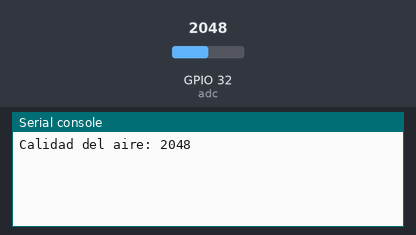
The program below on a simulated ESP32 board running MicroPython. On the bench: the last lines printed to the serial console. Inputs (shaded band) come from the test bench; at power-on: GPIO 32 (adc) = 2048 (analog values on the 0–4095 scale).

Above: at 1.2 s.
1.3 s: GPIO 32 (adc) set to 2866
At 3.0 s:
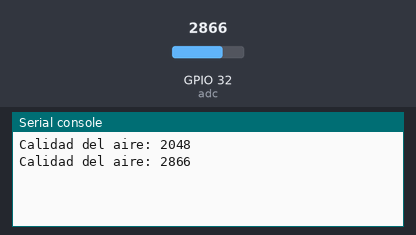
4.0 s: GPIO 32 (adc) set to 3603
At 4.5 s:
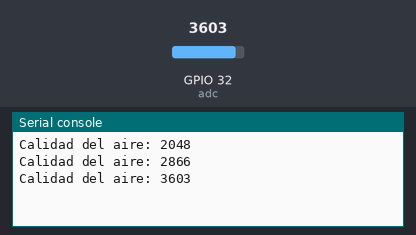
Timing chart, 0 to 7.0 s (numbered marks = the images above; inputs shaded):
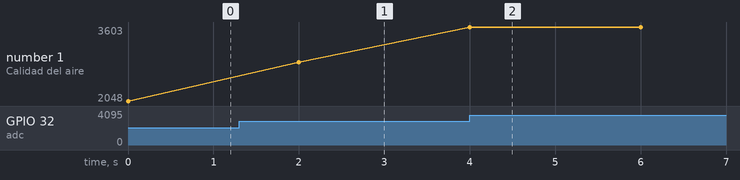

The program:

calidad_de_aire.py
```python
from machine import ADC, Pin
import time

adc = ADC(Pin(32))

def sensor_mq135():
    valor = adc.read()
    return valor

while True:
    calidad_aire = sensor_mq135()
    print("Calidad del aire:", calidad_aire)
    time.sleep(2)
```

Measured:
- after the input at 1.3 s, the serial console: prints a new line after 0.70 s (image 1)
- after the input at 4.0 s, the serial console: prints a new line at once (image 2)
- plotted number 1: 2048 → 2866 after the input at 1.3 s, 2866 → 3603 after the input at 4.0 s
